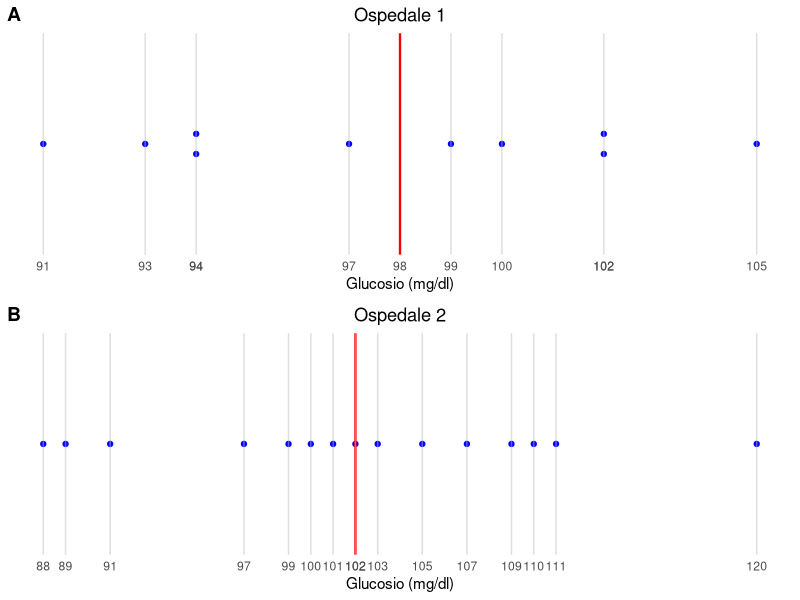
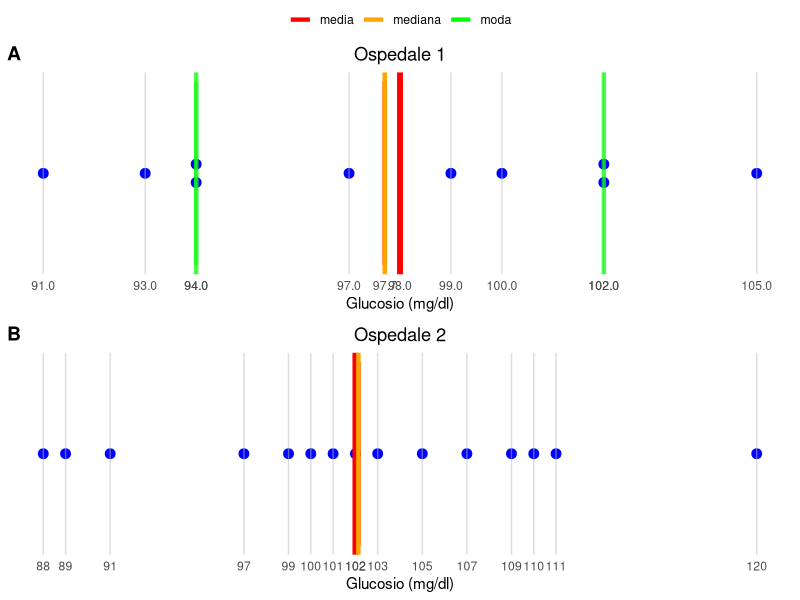

Generate these figures, in order, with R:
## ---- chunk 1
knitr::opts_chunk$set(echo = TRUE)
library(ggplot2)
library(ggpubr)
## ---- chunk 2

osp1 <- c(93, 97, 94, 102, 105, 99, 94, 100, 102, 91)
osp2 <- c(89, 88, 109, 102, 91, 120, 103, 99, 105, 111, 100, 101, 97, 110, 107)

m1 <- ggplot() +
  geom_point(aes(x = sort(osp1), y = c(1,1,0.9,1.1,1,1,1,0.9,1.1,1)), color = "blue") +
  geom_vline(xintercept = median(osp1), color = "red", size = 0.8) +
  theme_minimal(base_line_size = 0) +
  scale_x_continuous(breaks = c(osp1, median(osp1))) +
  scale_y_continuous(limits = c(0,2), breaks = NULL) +
  xlab("Glucosio (mg/dl)") +
  ylab(NULL) +
  geom_vline(xintercept = osp1, color = "gray", alpha = 0.5) +
  labs(title = "Ospedale 1")+
  theme(plot.title = element_text(hjust = 0.5))

m2 <- ggplot() +
  geom_point(aes(x = sort(osp2), y = rep(1, 15)), color = "blue") +
  geom_vline(xintercept = median(osp2), color = "red", size = 0.8) +
  theme_minimal(base_line_size = 0) +
  scale_x_continuous(breaks = c(osp2, median(osp2))) +
  scale_y_continuous(limits = c(0,2), breaks = NULL) +
  xlab("Glucosio (mg/dl)") +
  ylab(NULL) +
  geom_vline(xintercept = osp2, color = "gray", alpha = 0.5) +
  labs(title = "Ospedale 2")+
  theme(plot.title = element_text(hjust = 0.5))

ggarrange(m1, m2, nrow = 2, labels = "AUTO")

## ---- chunk 3
valori1 <- data.frame(
    "val" = c(mean(osp1), median(osp1), 94),
    "cosa" = c("media", "mediana", "moda")
  )

all1 <- ggplot() +
  geom_point(aes(x = sort(osp1), y = c(1,1,0.9,1.1,1,1,1,0.9,1.1,1)), color = "blue", size = 3) +
  geom_line(aes(x = c(valori1$val, valori1$val), y = c(rep(0, 3), rep(2, 3)), color = c(valori1$cosa, valori1$cosa)), size = 1.5, 
            alpha = c(1, 1, 1, 1, 0.5, 0.5))+
  theme_minimal(base_line_size = 0) +
  scale_x_continuous(breaks = c(osp1, mean(osp1), median(osp1))) +
  scale_y_continuous(limits = c(0, 2), breaks = NULL) +
  xlab("Glucosio (mg/dl)") +
  ylab(NULL) +
  geom_vline(xintercept = osp1, color = "gray", alpha = 0.5) +
  labs(title = "Ospedale 1") +
  theme(legend.title = element_blank()) +
  scale_color_manual(values = c("red", "orange", "green")) +
  geom_vline(xintercept = median(osp1), color = "red", size = 2) +
  geom_vline(xintercept = mean(osp1), color = "orange", size = 1.5) +
  geom_vline(xintercept = c(94, 102), color="green", alpha = .7, size = 1.5) +
  theme(plot.title = element_text(hjust = 0.5))


valori2 <- data.frame(
  "val" = c(mean(osp2), median(osp2)),
  "cosa" = c("media", "mediana")
)

all2 <- ggplot() +
  geom_point(aes(x = sort(osp2), y = rep(1, 15)), color = "blue", size = 3) +
  geom_line(aes(x = c(valori2$val, valori2$val), y = c(rep(0, 2), rep(2, 2)), color = c(valori2$cosa, valori2$cosa)), size = 1.5)+
  theme_minimal(base_line_size = 0) +
  scale_x_continuous(breaks = c(osp2, median(osp2))) +
  scale_y_continuous(limits = c(0, 2), breaks = NULL) +
  xlab("Glucosio (mg/dl)") +
  ylab(NULL) +
  geom_vline(xintercept = osp2, color = "gray", alpha = 0.5) +
  labs(title = "Ospedale 2") +
  theme(legend.title = element_blank()) +
  scale_color_manual(values = c("red", "orange")) +
  geom_vline(xintercept = median(osp2), color = "red", size = 2) +
  geom_vline(xintercept = mean(osp2), color = "orange", size = 1.5) +
  theme(plot.title = element_text(hjust = 0.5))


ggarrange(all1, all2, nrow = 2, labels = "AUTO", common.legend = T)

